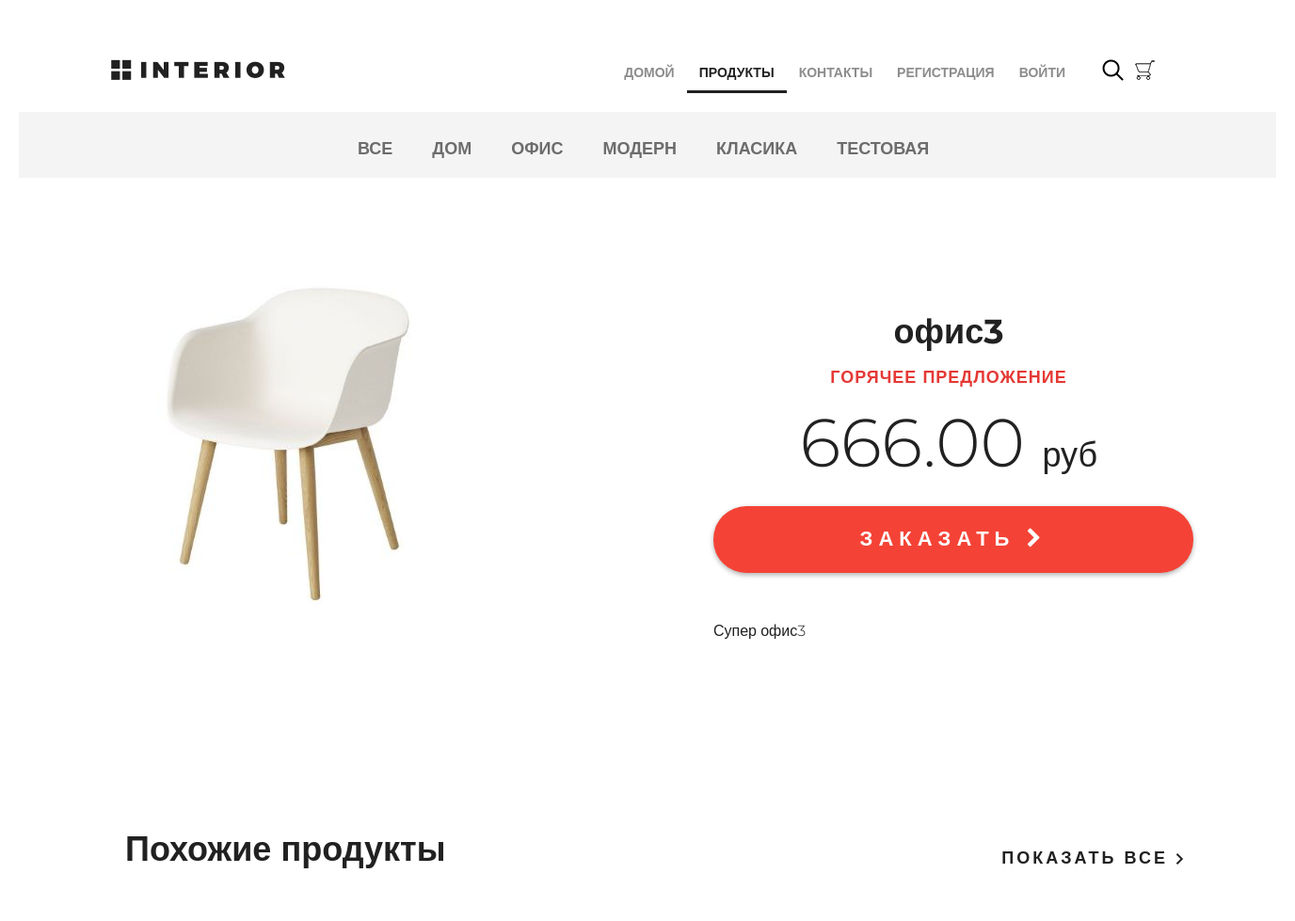
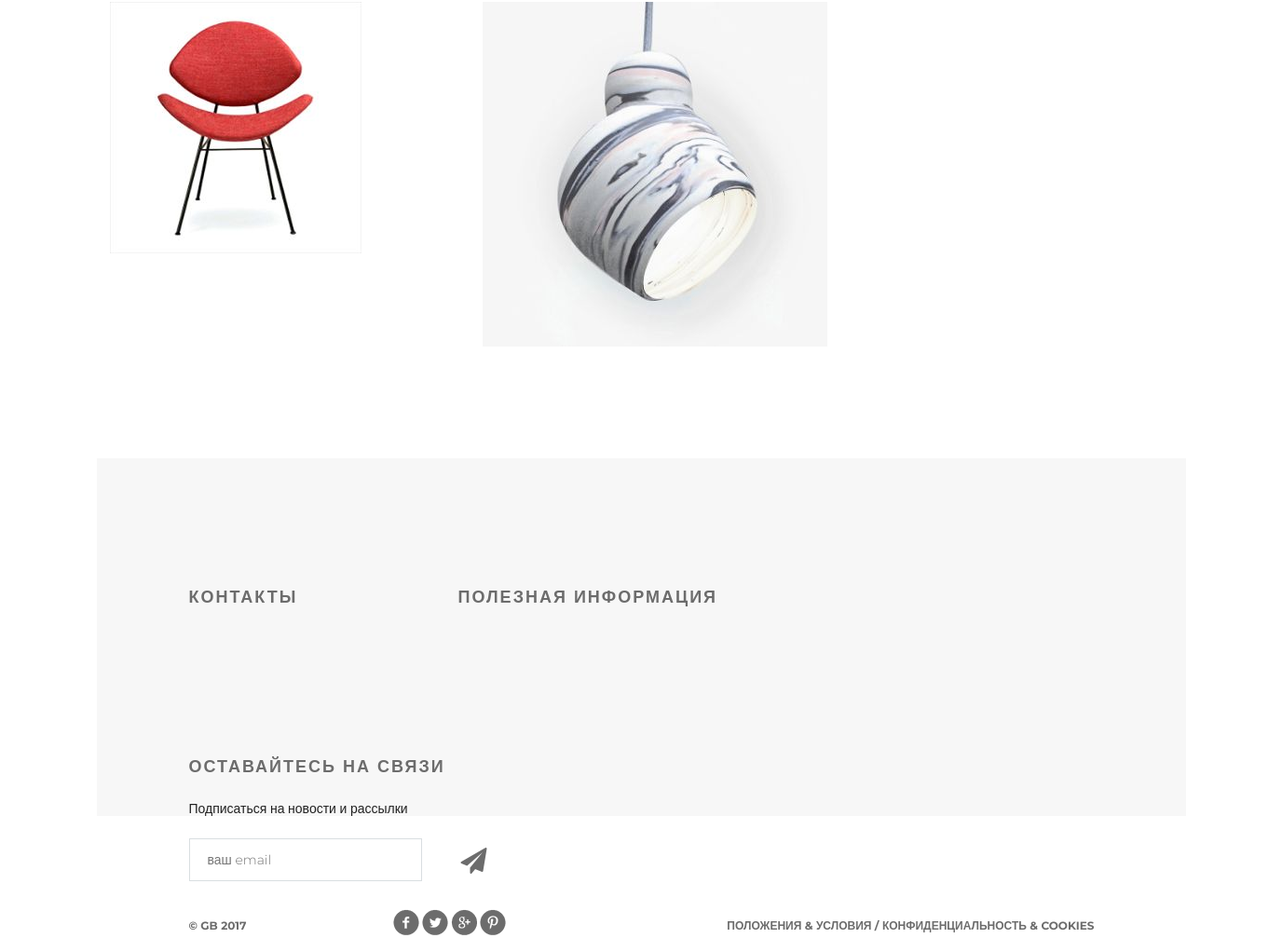
Screenshot of /products/ with the database file from the repository (2 pictures, top to bottom).
### mainapp/models.py (models this page shows, shortened)
class Products_categories(models.Model):
    name = models.CharField(verbose_name='название', max_length=64, unique=True)
    description = models.TextField(verbose_name='описание', blank=True)
    is_active = models.BooleanField(verbose_name='активна', default=True)

class Products(models.Model):
    category = models.ForeignKey(Products_categories, on_delete=models.CASCADE)
    name = models.CharField(verbose_name='название', max_length=128)
    image = models.ImageField(upload_to='products', blank=True)
    short_desc = models.CharField(verbose_name='краткое описание', max_length=128, blank=True)
    description = models.TextField(verbose_name='описание', blank=True)
    price = models.DecimalField(verbose_name='цена продукта', max_digits=8, decimal_places=2, default=0)
    quantity = models.PositiveIntegerField(verbose_name='колличество товара', default=0)
    is_active = models.BooleanField(verbose_name='активна', default=True)

### mainapp/views.py (the view, shortened to what this page needs)
# urls.py: path('products/', include('mainapp.urls', namespace='products')),
def products(request, pk=None):
    title = 'Продукты'
    links_menu = Products_categories.objects.filter(is_active=True)
    hot_product = get_hot_product()
    same_product = get_same_products(hot_product)
    content = {
        'hot_product': hot_product,
        'same_products': same_product,
        'title': title,
        'links_menu': links_menu,
    }
    return render(request, 'mainapp/products.html', context=content)

### adminapp/templatetags/my_tags.py (called while the page is built)
@register.filter(name='media_folder_products')
def media_folder_products(path_img):
    if not path_img:
        path_img = "products/default.jpg"
    return f"{settings.MEDIA_URL}{path_img}"

### mainapp/context_processors.py (called while the page is built)
def basket(request):
    basket = []
    if request.user.is_authenticated:
        basket = Basket.objects.filter(user=request.user)
    return {
        'basket': basket,
    }

### mainapp/views.py (called while the page is built)
def get_hot_product():
    hot_product = random.sample(list(Products.objects.all()), 1)[0]
    return hot_product

def get_same_products(hot_product):
    same_products = Products.objects.filter(category=hot_product.category).exclude(pk = hot_product.pk)[:3]
    return same_products

### mainapp/templates/mainapp/products.html (shortened to what this page needs)
{% extends 'mainapp/base.html' %}
{% load static %}
{% load my_tags %}
{% block menu %}
<div class="hero-white">
        {% include "mainapp/includes/inc_menu.html" %}
</div>
{% endblock %}
{% block content %}
<div class="details">
    <div class="links clearfix">
            {% include "mainapp/includes/inc_category_menu.html" %}
    </div>
    <div class="details-products">
        <div class="details-slider">
            <div class="slider-product">
                <img src="{{ hot_product.image|media_folder_products }}">
            </div>
        </div>
        <div class="description">
            <h3 class="big-bold">{{ hot_product.name}}</h3>
            <h3 class="red">горячее предложение</h3>
            <p class="price"> {{ hot_product.price }} <span>руб</span></p>
            <a href="{% url 'basket:add' pk=hot_product.pk %}" class="red-button">
                заказать <i class="fa fa-chevron-right" aria-hidden="true"></i>
            </a>
            <div class="description-text">
                <p>{{ hot_product.description }}</p>
            </div>
        </div>
    </div>
    <div class="related">
        <div class="title clearfix">
            <h2>Похожие продукты</h2>
            <a class="explore"
               href="{% url 'products:categories' pk=hot_product.category.pk %}">
                показать все
                <img src="{% static 'img/arrow.png' %}" alt="">
            </a>
        </div>
        <div class="related-products clearfix">
            {% for product in same_products %}
            <div class="block">
                <a href="{% url 'products:product' product.pk %}"><img src="/media/{{product.image}}" alt="">
                </a>
            </div>
        {% endfor %}
        </div>
    </div>
</div>
<div class="clr"></div>
{% endblock %}

### mainapp/templates/mainapp/base.html (shortened to what this page needs)
{% load static %}
<!DOCTYPE html>
<html>
<head>
    {% block css %}
       <link rel="stylesheet" type="text/css" href="{% static 'css/bootstrap.min.css' %}">
       <link rel="stylesheet" type="text/css" href="{% static 'css/style.css' %}">
       <link rel="stylesheet" href="{% static 'fonts/font-awesome/css/font-awesome.css' %}">
   {% endblock %}
</head>
<body>
<div class="container">
    {% block menu %}
    {% endblock %}
    {% block content %}
    {% endblock %}
</div>
{% block footer %}
<div class="footer">
    <div class="clearfix">
        <div class="text-footer">
            <h3>контакты</h3>
        </div>
        <div class="text-footer">
            <h3>полезная информация</h3>
        </div>
        <div class="text-footer clearfix">
            <h3>Оставайтесь на связи</h3>
            <p>Подписаться на новости и рассылки</p>
            <form>
                <input type="email" name="email" placeholder="ваш email">
                <a href="#"><i class="fa fa-paper-plane fa-2x" aria-hidden="true"></i></a>
            </form>
        </div>
    </div>
    <p class="small">&copy; GB 2017</p>
    <div class="social">
        <a href="#" class="social1"></a>
        <a href="#" class="social2"></a>
        <a href="#" class="social3"></a>
        <a href="#" class="social4"></a>
    </div>
    <p class="small">Положения &amp; Условия / Конфиденциальность &amp; Cookies</p>
</div>
{% endblock %}
</body>
</html>

### mainapp/templates/mainapp/includes/inc_menu.html (shortened to what this page needs)
<div class="header clearfix">
    <a href="{% url 'main' %}" class="logo"></a>
    <ul class="menu">
        <li>
            <a href="{% url 'main' %}"
               {% if request.resolver_match.url_name == "main" %} class="active" {%endif%}>
                домой
            </a>
        </li>
        <li>
            <a href="{% url 'products:products' %}"
               {% if request.resolver_match.namespace == 'products' %} class="active" {%endif%}>
                продукты
            </a>
        </li>
        <li>
            <a href="{% url 'contacts' %}"
               {%if request.resolver_match.url_name == "contacts" %} class="active" {%endif%}>
                контакты
            </a>
        </li>
        {% if user.is_authenticated %}
            <li>
                <div class="dropdown">
                    <a class="dropdown-toggle" href="" data-toggle="dropdown">
                        {{ user.first_name|default:'СуперПользователь' }}
                        <span class="caret"></span>
                    </a>
                    <ul class="dropdown-menu">
                        <li>
                            <a href="{% url 'auth:edit' %}">Профиль</a>
                        </li>
                        <li>
                            <a href="{% url 'orders:orders_list' %}">Заказы</a>
                        </li>
                    </ul>
                </div>
            <li><a href="{% url 'auth:logout' %}">Выйти</a></li>
        {% if user.is_superuser %}
            <li><a href="{% url 'adminapp:user_list' %} ">Админка</a></li>
        {% endif %}
        {% else %}
            <li><a href="{% url 'auth:register' %}">Регистрация</a></li>
            <li><a href="{% url 'auth:login' %}">Войти</a></li>
        {% endif %}
    </ul>
    <a href="#" class="search"></a>
    <a href="{% url 'basket:view' %}" class="basket">
    </a>
</div>

### mainapp/templates/mainapp/includes/inc_category_menu.html (shortened to what this page needs)
<ul class="links-menu">
    <li>
        <a href="{% url 'products:categories' 0 %}"
        >
            Все
        </a>
    </li>
    {% for link_item in links_menu %}
        <li>
            <a href="{% url 'products:categories' pk=link_item.pk %}"
               {%if request.resolver_match.kwargs.pk == link_item.pk %} class="active" {%endif%}>
                {{link_item.name}}
            </a>
        </li>
    {%endfor%}
</ul>

### rows the page displays
Products_categories: name "ДОМ"
Products_categories: name "ОФИС"
Products_categories: name "МОДЕРН"
Products_categories: name "КЛАСИКА"
Products_categories: name "ТЕСТОВАЯ"
Products: image|media_folder_products (picture), name "офис3", price "666.00", description "Супер офис3"
Products: image (picture)
Products: image (picture)
